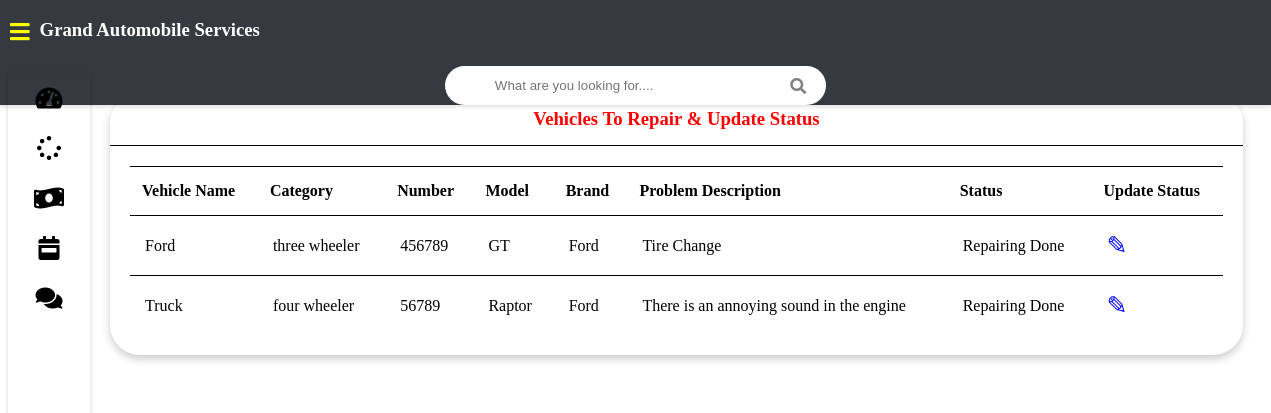
The page /mechanic-work-assigned (signed in) on the database its author committed.
### vehicle/models.py (models this page shows, shortened)
class Request(models.Model):
    cat         = (('two wheeler with gear','two wheeler with gear'),('two wheeler without gear','two wheeler without gear'),('three wheeler','three wheeler'),('four wheeler','four wheeler'))
    category    = models.CharField(max_length=50, choices=cat)
    vehicle_no      = models.PositiveIntegerField(null=False)
    vehicle_name    = models.CharField(max_length=40, null=False)
    vehicle_model   = models.CharField(max_length=40, null=False)
    vehicle_brand   = models.CharField(max_length=40, null=False)
    problem_description     = models.CharField(max_length=500, null=False)
    date                    = models.DateField(auto_now=True)
    cost                    = models.PositiveIntegerField(null=True)
    customer        = models.ForeignKey('Customer', on_delete=models.CASCADE, null=True)
    mechanic        = models.ForeignKey('Mechanic', on_delete=models.CASCADE, null=True)
    stat       = (('Pending','Pending'),('Approved','Approved'),('Repairing','Repairing'),('Repairing Done','Repairing Done'),('Released','Released'))
    status     = models.CharField(max_length=50, choices=stat, default='Pending', null=True)

### vehicle/views.py (the view)
# urls.py: path('mechanic-work-assigned', views.mechanic_work_assigned_view, name='mechanic-work-assigned'),
@login_required(login_url='mechaniclogin')
@user_passes_test(is_mechanic)
def mechanic_work_assigned_view(request):
    mechanic        = models.Mechanic.objects.get(user_id=request.user.id)
    works           = models.Request.objects.all().filter(mechanic_id=mechanic.id)
    return render(request,'vehicle/mechanic/mechanic_work_assigned.html', {'works':works, 'mechanic':mechanic})

### vehicle/views.py (called while the page is built)
def is_mechanic(user):
    return user.groups.filter(name='MECHANIC').exists()

### templates/vehicle/mechanic/mechanic_work_assigned.html
{% extends 'vehicle/mechanic/mechanicbase.html' %}
{% block content %}
{% load static %}
<div class="wrapper">
    <div class="row">
        <div class="col-12 col-m-12 col-sm-12">
            <div class="card">
                <div class="card-header">
                    <h3 style="color:red; text-align:center">Vehicles To Repair & Update Status</h3>
                </div>
                <div class="card-content">
                    <table>
                        <thead>
                            <tr>
                                <th>Vehicle Name</th>
                                <th>Category</th>
                                <th>Number</th>
                                <th>Model</th>
                                <th>Brand</th>
                                <th>Problem Description</th>
                                <th>Status</th>
                                <th>Update Status</th>
                            </tr>
                        </thead>
                        <tbody>
                            {% for w in works %}
                            <tr>
                                <td>{{w.vehicle_name}}</td>
                                <td>{{w.category}}</td>
                                <td>{{w.vehicle_no}}</td>
                                <td>{{w.vehicle_model}}</td>
                                <td>{{w.vehicle_brand}}</td>
                                <td>{{w.problem_description}}</td>
                                <td>{{w.status}}</td>
                                <td><a style="color:blue; text-decoration:none;font-size:25px;" href="{% url 'mechanic-update-status' w.id  %}">&#9998;</a></td>
                            </tr>
                            {% endfor %}
                        </tbody>
                    </table>
                </div>
            </div>
        </div>
    </div>
</div>
{% endblock content %}

### static/style.css (style rules this page uses)
* { box-sizing: border-box; }
[class*="col-"] { padding: 10px; }
@media only screen and (min-width: 600px) { .col-sm-12 { width: 100%; } }
@media only screen and (min-width: 768px) { .col-m-12 { width: 100%; } }
@media only screen and (min-width: 992px) { .col-12 { width: 100%; } }
.card { color: #343a40!; border-radius: 30px; margin-bottom: 10px; box-shadow: 0 4px 8px 0 rgba(0,0,0,0.2); }
.card-header { padding: 15px 30px; border-bottom: 1px solid ; position: relative; }
.card-header h3 { margin: 0; }
.card-content { padding: 20px; overflow-x: auto; }
table { border-collapse: collapse; width: 100%; }
table td { border-top: 1px solid black; padding: 15px; }
table th { border-top: 1px solid black; border-bottom: 1px solid black; padding: 15px 12px; text-align: left; }
.row { display: flex; flex-wrap: wrap; flex-direction: row; }
.row:after, .row:before { box-sizing: border-box; }
.wrapper { padding: 10px; margin-left: 82px; padding-top: 75px; background: white; transition: margin-left .5s; }

### rows shown on the page
Request: vehicle_name "Ford", category "three wheeler", vehicle_no "456789", vehicle_model "GT", vehicle_brand "Ford", problem_description "Tire Change", status "Repairing Done"
Request: vehicle_name "Truck", category "four wheeler", vehicle_no "56789", vehicle_model "Raptor", vehicle_brand "Ford", problem_description "There is an annoying sound in the engine", status "Repairing Done"
